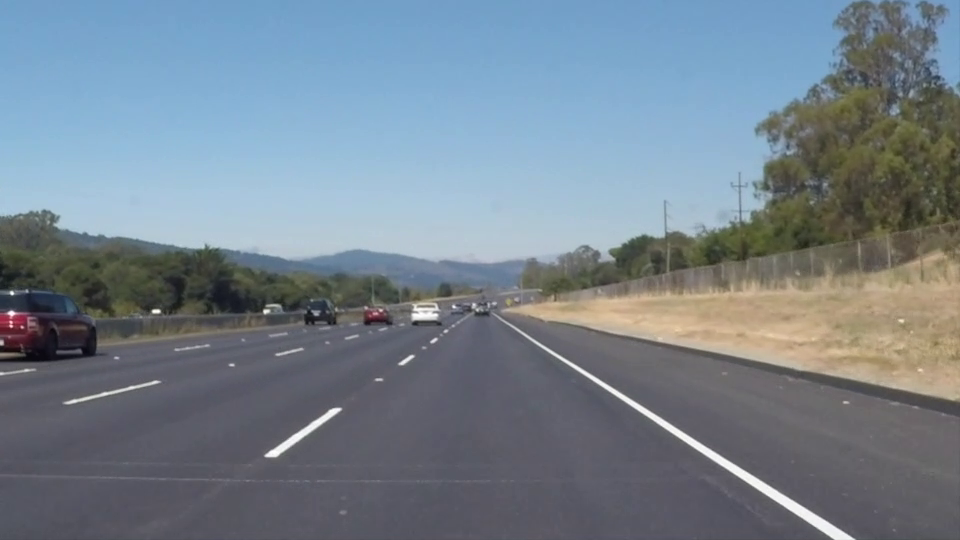
#> input picture frame 22 of ch06/solidWhiteRight.mp4, 960 x 540 px
$ python curve2-3-2.py
#> lines starting #> are read from the running program, lines starting #| are printed output that depends on the picture; after the words box and inside, x2 and y2 are one past the last pixel; in counts of white or black regions, pixels touching at a corner belong together
# -*- coding: utf-8 -*- #  UTF-8 encoding으로 변환

import cv2  # opencv
import numpy as np
import sys

def on_low_th(pos):
    global blur, HIGH_th, canny
    LOW_th = pos
    canny = cv2.Canny(blur, LOW_th, HIGH_th)
    cv2.imshow('canny', canny)

def on_high_th(pos):
    global blur, LOW_th, canny
    HIGH_th = pos
    canny = cv2.Canny(blur, LOW_th, HIGH_th)
    cv2.imshow('canny', canny)

# 0. trackbar를 추가하기 위해 canny window를 먼저 생성
cv2.namedWindow('canny', cv2.WINDOW_NORMAL)

cv2.createTrackbar('low_th', 'canny', 0, 99, on_low_th)
cv2.createTrackbar('high_th', 'canny', 80, 255, on_high_th)

cap = cv2.VideoCapture('solidWhiteRight.mp4')  # 동영상 불러오기

first_Frame = True

while (cap.isOpened()):
    ret, image = cap.read()
#> image is the input picture: shape (540, 960, 3); mean B, G, R 141.9, 130.7, 117.7

    if image is None:
        break

    height, width = image.shape[:2]  # 이미지 높이, 너비
#> height = 540; width = 960
    cv2.resizeWindow('canny', width, height)

    # 1. 그레이 이미지로 변경
    gray = cv2.cvtColor(image, cv2.COLOR_BGR2GRAY)
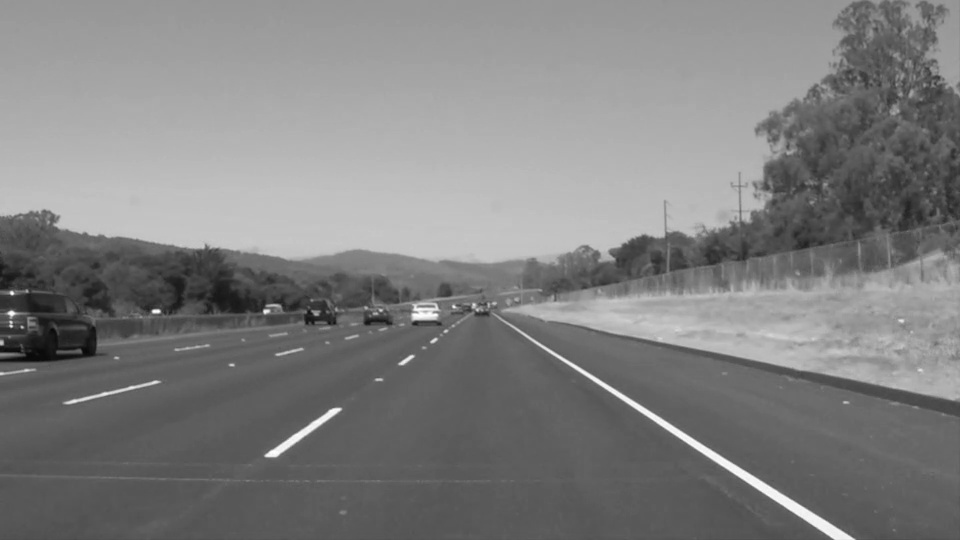
#> gray: shape (540, 960); min 6, max 255, mean 128

    # 2. 가우시안 블러(필터)
    # kernel_size를 키울수록 blur는 심해진다.
    kernel_size = 3
    blur = cv2.GaussianBlur(gray, (kernel_size,kernel_size),0)

    # 3. canny 영상처리
    LOW_th, HIGH_th = 70, 210
    canny = cv2.Canny(blur, LOW_th, HIGH_th)
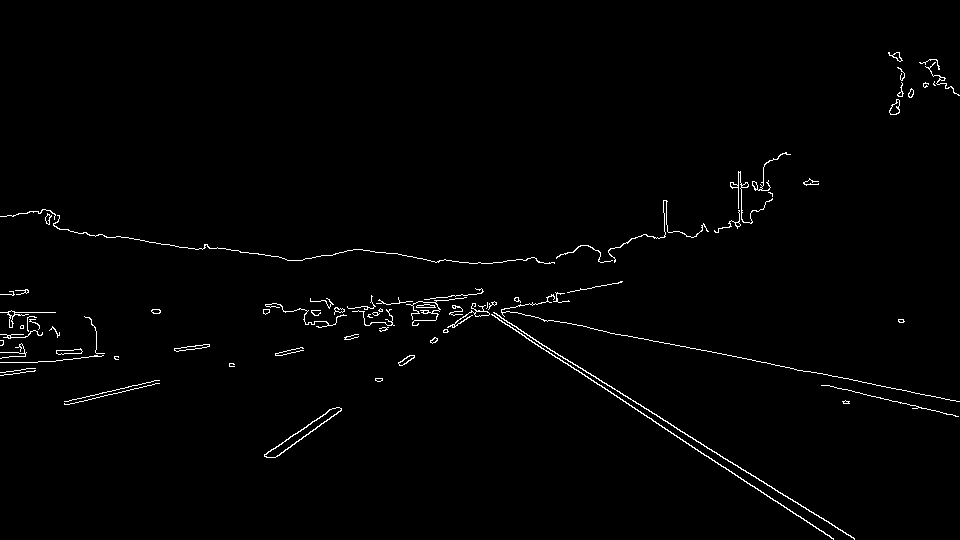
#> canny: shape (540, 960); 1.2% white in thin lines or dots

    cv2.imshow('gray', gray)
    cv2.imshow('blur', blur)
    cv2.imshow('canny',canny)
    if first_Frame==True:
        cv2.waitKey(0)
        first_Frame=False
    else:
        cv2.waitKey(25)

cv2.destroyAllWindows()

$ run again, starting later in the video
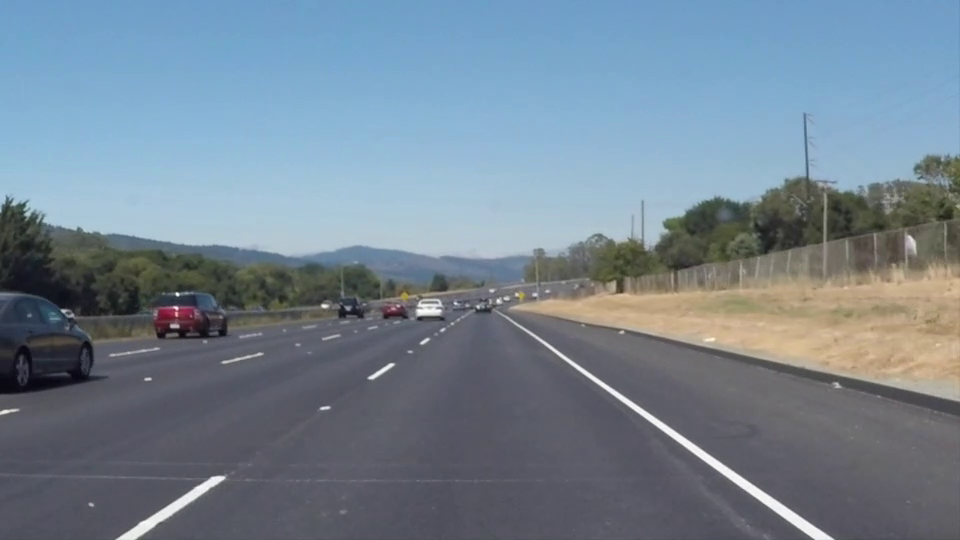
#> input picture frame 99 of ch06/solidWhiteRight.mp4, 960 x 540 px
#> image is the input picture: shape (540, 960, 3); mean B, G, R 146, 132.3, 116.7
#> `gray = cv2.cvtColor(image, cv2.COLOR_BGR2GRAY)`:
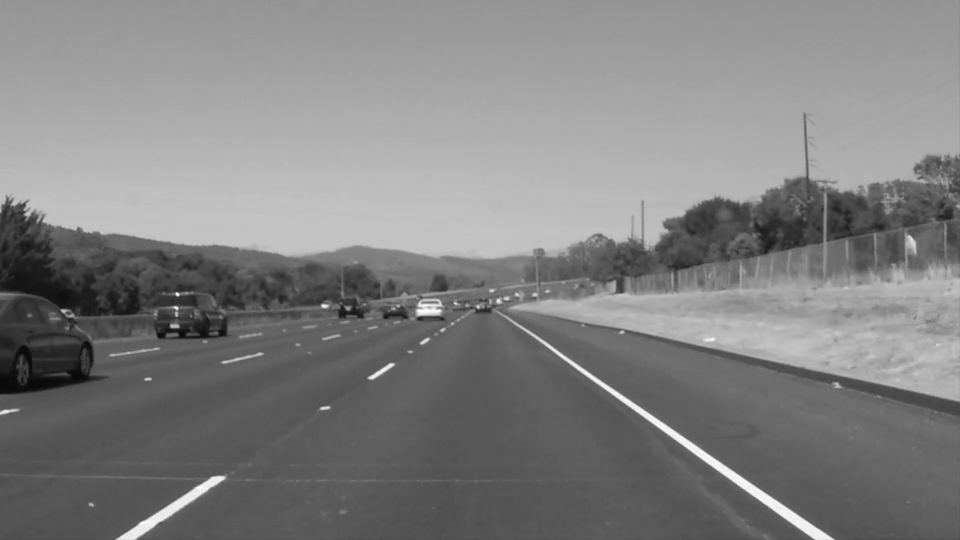
#> gray: shape (540, 960); min 8, max 255, mean 129.2
#> `canny = cv2.Canny(blur, LOW_th, HIGH_th)`:
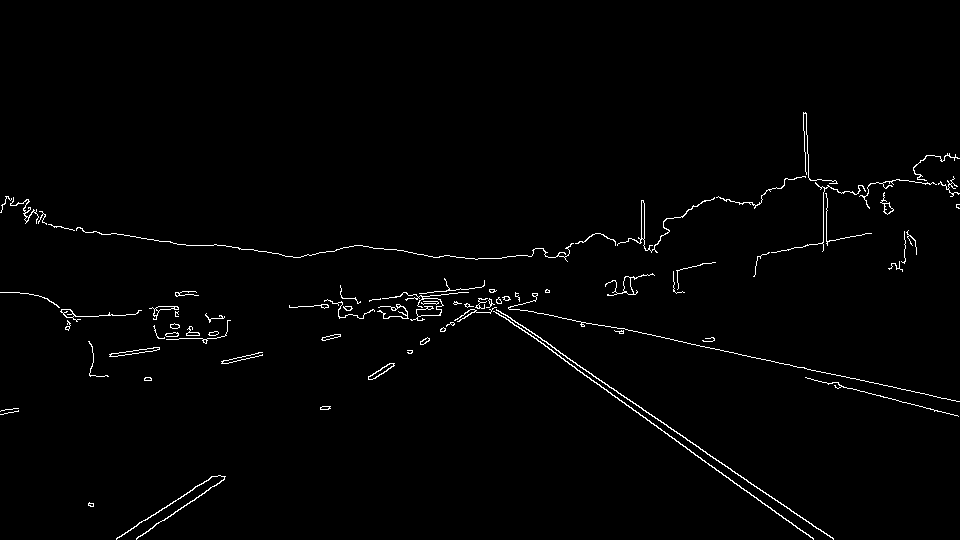
#> canny: shape (540, 960); 1.3% white in thin lines or dots, all inside (x1, y1, x2, y2) = (0, 112, 960, 540)

$ run again, starting later in the video
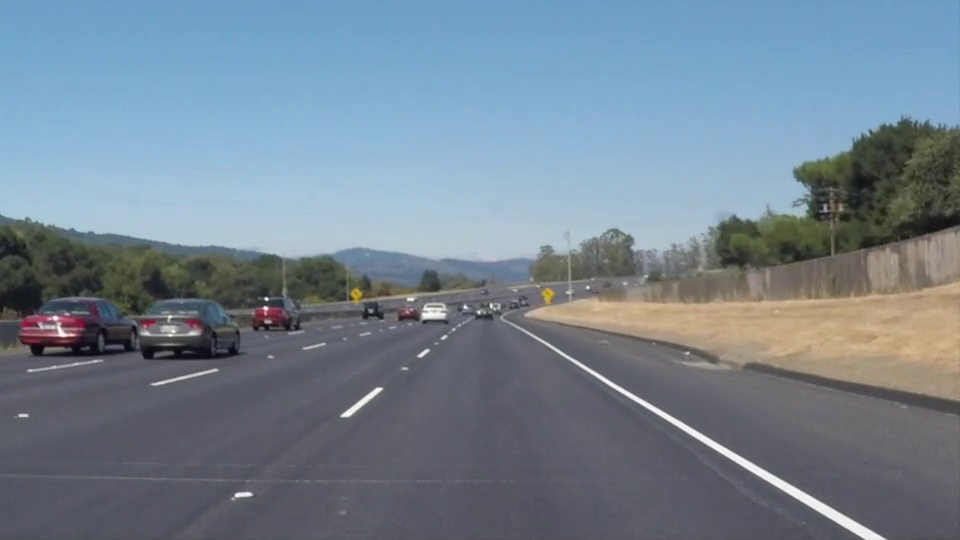
#> input picture frame 176 of ch06/solidWhiteRight.mp4, 960 x 540 px
#> image is the input picture: shape (540, 960, 3); mean B, G, R 145.2, 131.6, 116.5
#> `gray = cv2.cvtColor(image, cv2.COLOR_BGR2GRAY)`:
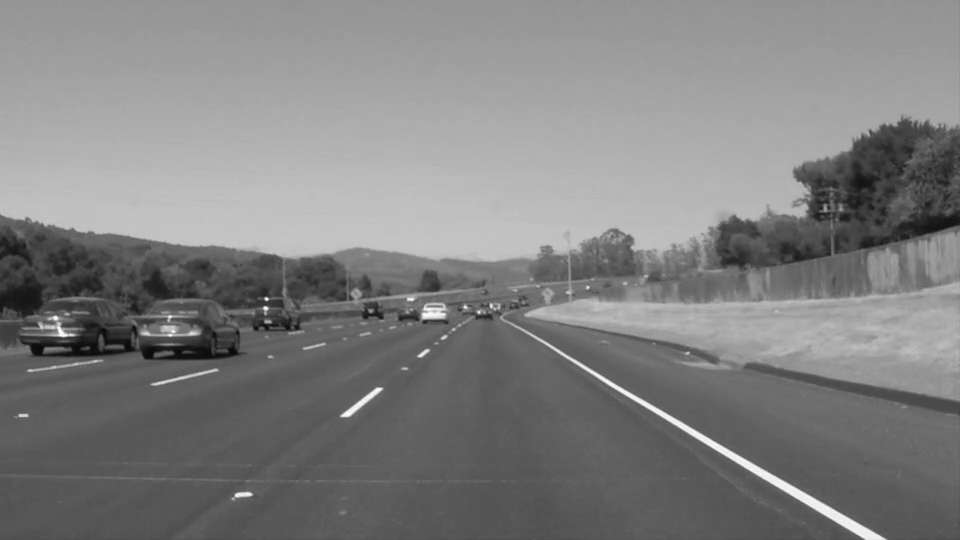
#> gray: shape (540, 960); min 7, max 255, mean 128.6
#> `canny = cv2.Canny(blur, LOW_th, HIGH_th)`:
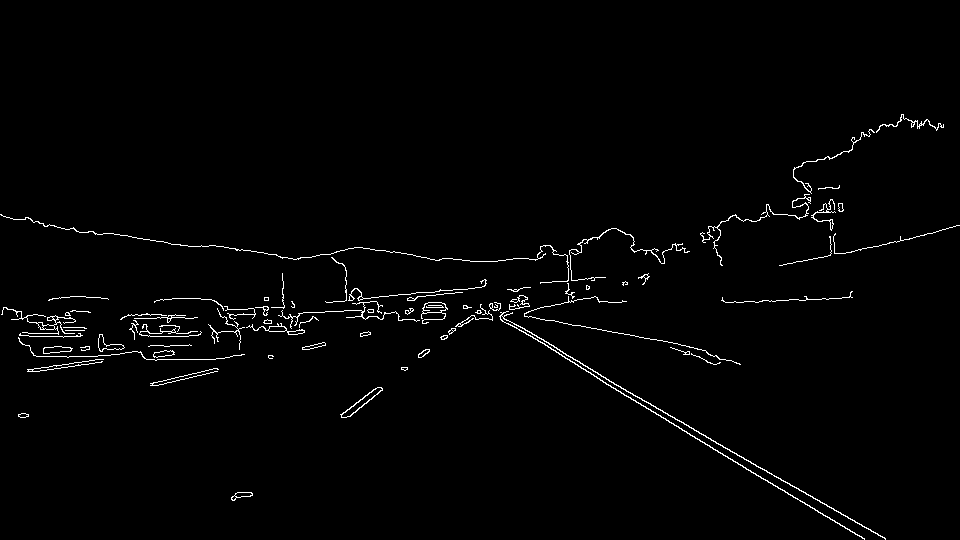
#> canny: shape (540, 960); 1.5% white in thin lines or dots, all inside (x1, y1, x2, y2) = (0, 114, 960, 540)
